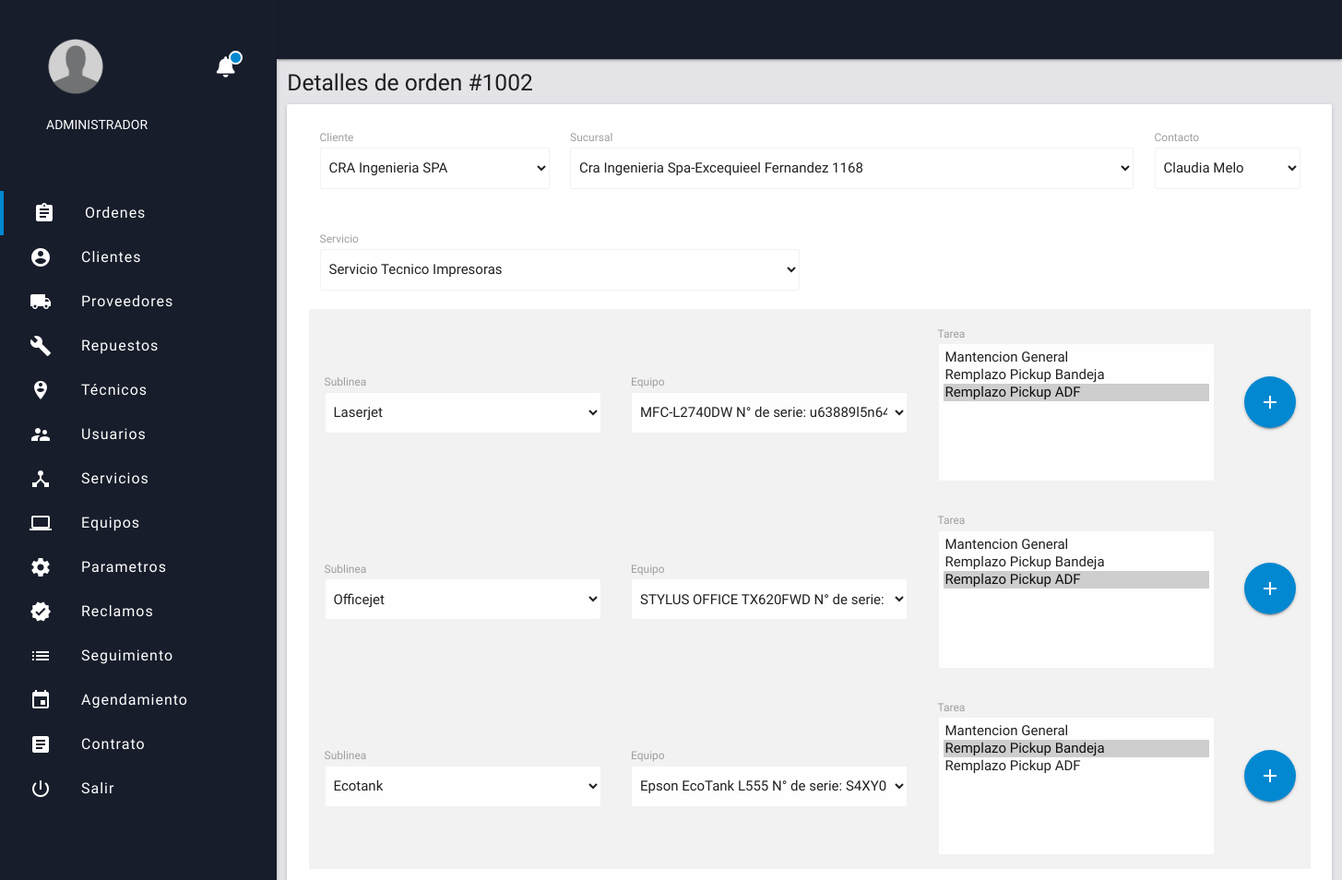
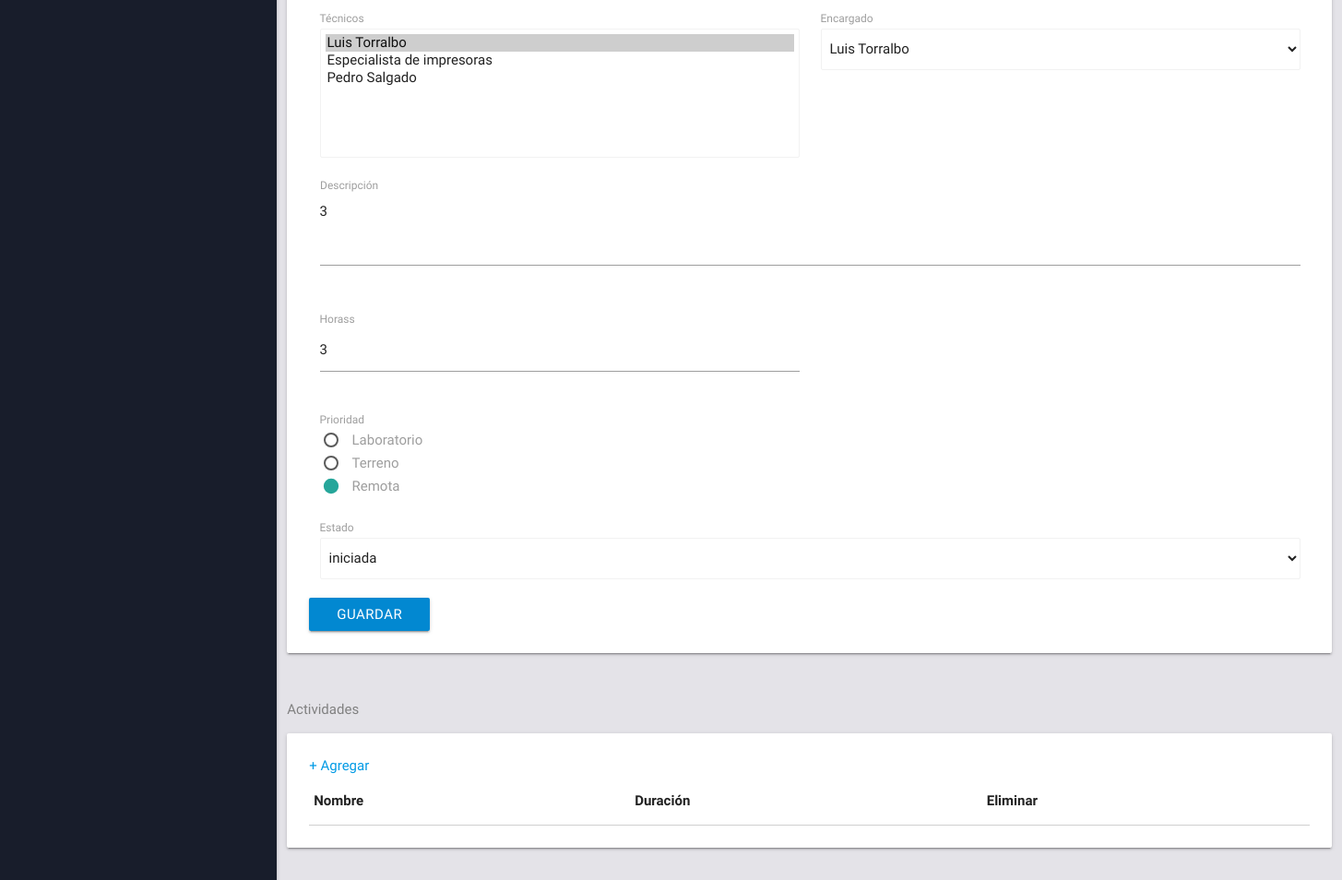
/ots/update_ot.php?id=199, run on the app's committed database (2 pictures, top to bottom).
### tables this page shows
CREATE TABLE `ots` (
  `id` int(11) NOT NULL,
  `id_client` int(11) NOT NULL,
  `id_branch` int(11) NOT NULL,
  `id_contact` int(11) NOT NULL,
  `hours` int(11) NOT NULL,
  `created_at` timestamp NOT NULL DEFAULT CURRENT_TIMESTAMP,
  `type` varchar(11) NOT NULL,
  `description` varchar(300) NOT NULL,
  `id_service` int(11) NOT NULL,
  `leader` varchar(50) NOT NULL,
  `priority` varchar(10) NOT NULL,
  `status` varchar(11) NOT NULL DEFAULT 'iniciada',
  `number` int(11) NOT NULL,
  `comment` varchar(500) NOT NULL
);

CREATE TABLE `clients` (
  `id` int(11) NOT NULL,
  `name` varchar(50) NOT NULL,
  `rut` varchar(20) NOT NULL,
  `web` varchar(30) NOT NULL,
  `phone` varchar(40) NOT NULL,
  `email` varchar(50) NOT NULL
);

CREATE TABLE `branches` (
  `id` int(11) NOT NULL,
  `id_clients` int(11) NOT NULL,
  `location` varchar(50) NOT NULL,
  `phone` varchar(50) NOT NULL,
  `branch_name` varchar(100) NOT NULL
);

CREATE TABLE `contacts` (
  `id` int(11) NOT NULL,
  `contact_name` varchar(50) NOT NULL,
  `phone` varchar(30) NOT NULL,
  `id_branches` int(11) NOT NULL,
  `department` varchar(50) NOT NULL,
  `charge` varchar(50) NOT NULL,
  `email` varchar(50) NOT NULL
);

CREATE TABLE `services` (
  `id` int(11) NOT NULL,
  `service_name` varchar(100) NOT NULL,
  `equipment` tinyint(1) NOT NULL,
  `id_sublinea` int(11) NOT NULL
);

CREATE TABLE `equipment` (
  `id` int(11) NOT NULL,
  `id_branches` int(11) NOT NULL,
  `id_model` int(11) NOT NULL,
  `series_number` varchar(18) NOT NULL,
  `id_linea` int(11) NOT NULL
);

CREATE TABLE `sub_linea` (
  `id` int(11) NOT NULL,
  `name` varchar(100) NOT NULL,
  `id_line` int(11) NOT NULL
);

CREATE TABLE `tasks_equipments` (
  `id` int(11) NOT NULL,
  `id_tasks` int(11) NOT NULL,
  `id_equipment` int(11) NOT NULL,
  `number_ot` int(11) NOT NULL,
  `task_set` int(11) NOT NULL,
  `comment` varchar(300) NOT NULL,
  `status` int(11) NOT NULL
);

CREATE TABLE `model` (
  `id` int(11) NOT NULL,
  `name` varchar(100) NOT NULL,
  `id_brand` int(11) NOT NULL,
  `id_linea` int(11) NOT NULL,
  `pal_number` varchar(50) NOT NULL,
  `id_sublinea` int(11) NOT NULL,
  `short_desc` varchar(300) NOT NULL,
  `long_desc` varchar(500) NOT NULL
);

CREATE TABLE `techs` (
  `id` int(11) NOT NULL,
  `name` varchar(50) NOT NULL,
  `rut` varchar(15) NOT NULL,
  `phone` varchar(15) NOT NULL,
  `email` varchar(50) NOT NULL,
  `hour_price` int(11) NOT NULL
);

### ots/update_ot.php (the view, shortened to what this page needs)
<?php include '../extend/header.php';
$id = htmlentities($_GET['id']);
$sel = $con->query("SELECT * FROM ots WHERE id = '$id' ");
while ($f = $sel->fetch_assoc()) {
  $id_client = $f['id_client'];
  $id_branch = $f['id_branch'];
  $id_contact = $f['id_contact'];
  $hours = $f['hours'];
  $id_service= $f['id_service'];
  $leader = $f['leader'];
  $number = $f['number'];
  $description = $f['description'];
  $hours = $f['hours'];
  $status= $f['status'];
}
$sel_subline = $con->query("SELECT id_sublinea FROM services WHERE id='$id_service'");
while ($fu = $sel_subline->fetch_assoc()) {
    $service_line = $fu['id_sublinea'];
}
$sel_id_line = $con->query("SELECT id_line FROM sub_linea WHERE id='$service_line'");
while ($g = $sel_id_line->fetch_assoc()) {
    $id_line = $g['id_line'];
}
?>
   <div class="row">
      <div class="col s12">
      <h5>Detalles de orden #<?php echo $number ?></h5>
      <div class="card horizontal">
         <div class="card-stacked">
           <div class="card-content">
             <form class="form" action="up_ot.php" method="post">
       <div class = "row">
               <div class = "col s3">
               <label for = "client">Cliente</label>
                     <select class="browser-default" name="client" id="client" required>
                     <?php
                           $sel2 = $con->query("SELECT * FROM clients");
                           while ($f = $sel2->fetch_assoc()) {  ?>
                        <option value='<?php echo $f['id'] ?>' <?php if($f['id']==$id_client) { echo 'selected'; } ?> > <?php echo $f['name'] ?></option>
                     <?php  } ?>
                     </select>
               </div>
               <div class = "col s7">
                  <label for="branch">Sucursal</label>
                  <select class="browser-default" name="branch" id="branch" required>
                    <?php
                          $sel2 = $con->query("SELECT * FROM branches");
                          while ($f = $sel2->fetch_assoc()) {  ?>
                       <option value='<?php echo $f['id'] ?>' <?php if($f['id']==$id_branch) { echo 'selected'; } ?> > <?php echo $f['branch_name'] ?>-<?php echo $f['location'] ?></option>
                    <?php  } ?>
                  </select>
               </div>
               <div class = " col s2">
                  <label for="contact">Contacto</label>
                  <select class="browser-default" name="contact" id="contact" required>
                    <?php
                          $sel2 = $con->query("SELECT * FROM contacts");
                          while ($f = $sel2->fetch_assoc()) {  ?>
                       <option value='<?php echo $f['id'] ?>' <?php if($f['id']==$id_contact) { echo 'selected'; } ?> > <?php echo $f['contact_name'] ?></option>
                    <?php  } ?>
                  </select>
               </div>
       </div> <br>
       <div class="row">
       <div class=" col s6">
       <label for="service">Servicio</label>
               <select class="browser-default" name="service" id="service" required>
      <?php
                     $sel2 = $con->query("SELECT * FROM services WHERE id='$id_service' ");
                     while ($f = $sel2->fetch_assoc()) {  ?>
                  <option value='<?php echo $f['id'] ?>' <?php if($f['id']==$id_service) { echo 'selected'; } ?> > <?php echo $f['service_name'] ?></option>
               <?php  } ?>
               </select>
      </div>
       </div>
       <div class="row"> <?php
       $sel_num_equipment =$con->query("SELECT DISTINCT id_equipment FROM tasks_equipments WHERE number_ot='$number'");
       while ($f = $sel_num_equipment->fetch_assoc()) {
          $id_equipment = $f['id_equipment'];
          $sel_dataset = $con->query("SELECT task_set FROM tasks_equipments  WHERE number_ot='$number' AND id_equipment='$id_equipment'");
          while ($m = $sel_dataset->fetch_assoc()) {
            $dataset = $m['task_set'];
          }
         $sel4 = $con->query("SELECT series_number, id FROM equipment WHERE id = '$id_equipment'");
         $sel_inner = $con->query("SELECT id_model FROM equipment WHERE id = '$id_equipment'");
         $sel_id_task= $con->query("SELECT id_tasks FROM tasks_equipments  WHERE id_equipment = '$id_equipment' AND  number_ot='$number' ");
         while ($k = $sel4->fetch_assoc()) {
            $series_number = $k['series_number'];
            if($dataset == 1){
               $dataset = '';
            }
            while ($u = $sel_inner->fetch_assoc()) {
              $id_modelo = $u['id_model'];
              $sel_sublinee= $con->query("SELECT id_sublinea FROM model WHERE id = '$id_modelo'");
               while ($o = $sel_sublinee->fetch_assoc()) {
                  $sublinea_id = $o['id_sublinea'];
               }
              $sel_name = $con->query("SELECT name FROM model WHERE id = '$id_modelo'");
              while ($p = $sel_name->fetch_assoc()) {
                 $model_name = $p['name'];
                 ?>
<?php
              }
             }
       ?>
         <table class="highlight striped" id="dynamic_field">
           <tr>
           <td>
               <div id="sublinea" class="col s12 " >
                     <label for="subline<?php echo $dataset ?>">Sublinea</label>
                     <select style='width:300px;' class="browser-default" name="subline<?php echo $dataset ?>" id="subline<?php echo $dataset ?>" >
                     <?php
                     $sel_sublines = $con->query("SELECT * FROM sub_linea  WHERE id_line='$id_line'");
          while ($m = $sel_sublines->fetch_assoc()) { ?>
            <option value='<?php echo $m['id'] ?>' <?php if($m['id']==$sublinea_id) { echo 'selected'; } ?> ><?php echo $m['name'] ?></option>
            <?php   } ?>
                     </select>
               </div>
              </td>
             <td>
               <div id="equipo" class="col s12 equipo " >
                     <label for="equipment">Equipo</label>
                     <select  style='width:300px;' class="browser-default" name="equipment<?php echo $dataset ?>" id="equipment<?php echo $dataset ?>" >
                     <option value='<?php echo $k['id'] ?>' > <?php echo $model_name ?> N° de serie: <?php echo $series_number ?></option>
                     </select>
               </div>
              </td>
              <td>
                <div class = "col s12 right">
                <label for="task">Tarea</label>
                  <select style="height:150px;width:300px;" class="browser-default" name="task<?php echo $dataset ?>[]" id="task<?php echo $dataset ?>" multiple>
                    <?php
                    $id_equip =$k['id'];
                                   $sel2 = $con->query("SELECT * FROM tasks WHERE id_service='$id_service'");
                                   while ($rr = $sel_id_task->fetch_assoc()){
                                   while ($p = $sel2->fetch_assoc()) {
                                    $id_p = $p['id'];
                                  ?>
                                <option  value='<?php echo $p['id'] ?>' <?php  $sel_s =  $con->query("SELECT * FROM tasks_equipments WHERE number_ot='$number' AND id_equipment='$id_equip' AND id_tasks='$id_p'"); $filas = mysqli_num_rows($sel_s);  if ($filas > 0) { echo selected; }  ?> > <?php echo $p['name'] ?></option>
                                <?php
                                  }$i=1;}  ?>
                  </select>
                </div>
              </td>
              <td>
                  <div class = "col s6 right">
                <a id="add" class="btn-floating btn-large waves-effect waves-light light-blue darken-2 right"><i class="material-icons">add</i></a>
                </div>
              </td>
           </tr>
         </table>
         <?php }} ?>
       </div>
       <div class="row">
       <div class=" col s6">
       <label for="participants[]">Técnicos</label>
               <select style="min-height: 140px;"  class="browser-default" name="participants[]" id="participants" required multiple>
               <?php
                     $sel = $con->query("SELECT DISTINCT tech.name, tech.id
                                                 FROM  services ser
                                                 INNER JOIN techs_services ts ON ts.id_service= '$id_service'
                                                 INNER JOIN techs tech ON tech.id= ts.id_tech");
                     $selparticip = $con->query("SELECT participant_name FROM participants
                     WHERE ot_number=$number");
                     while ($t = $sel->fetch_assoc()) {
                        if (in_array($t['name'],$selparticip->fetch_assoc())) {
                           echo '<option selected value="'.$t['name'].'">'.$t['name'].'</option>';
                        } else{
                           echo '<option value="'.$t['name'].'">'.$t['name'].'</option>';
                        }
                     }
                        ?>
               </select>
      </div>
      <div class=" col s6">
      <label>Encargado</label>
               <select class="browser-default" name="leader" id="leader">
      <?php
                       $sel2 = $con->query("SELECT DISTINCT tech.name, tech.id
                       FROM  services ser
                       INNER JOIN techs_services ts ON ts.id_service= '$id_service'
                       INNER JOIN techs tech ON tech.id= ts.id_tech");
                     while ($f = $sel2->fetch_assoc()) {  ?>
                  <option value='<?php echo $f['name'] ?>' <?php if($f['name']==$leader) { echo 'selected'; } ?> > <?php echo $f['name'] ?></option>
               <?php  } ?>
               </select>
      </div>
       </div>
       <div class="row">
          <div class="input-field col s12">
            <textarea id="description" name="description" class="materialize-textarea" data-length="800" ><?php echo $description ?></textarea>
            <label for="description">Descripción</label>
          </div>
        </div>
         <div class="row">
      <div class = "col s6">
      <label for="hours">Horass</label>
      <input  type="number" min="0" name="hours" value="<?php echo $hours ?>" >
      </div>
      </div>
      <div class = "col s6">
                  <label for="task">Prioridad</label>
      </div>
       <div class = "row">
               <div class = "col s12">
                   <p>
                     <label for = "interna">Laboratorio</label>
                  </p>
                  <p>
                     <label for = "externa">Terreno</label>
                  </p>
                  <p>
                     <label for = "remota">Remota</label>
                  </p>
               </div>
            </div>
<div class="row">
          <div class="col s12">
          <label for="status">Estado</label>
                  <select  class="browser-default" name="status"  >
                        <option value="iniciada" <?php if($status == 'iniciada') { echo 'selected'; } ?>>iniciada</option>
                  </select>
          </div>
        </div>
       <button type="=submit"  class="btn light-blue darken-2" name="button" id="btn-guardar">Guardar</button>
       </form>
           </div>
         </div>
      </div>
     </div>
     </div>
<div class="row">
<div class=" col s12">
<p style="color:grey;">Actividades</p>
       <div class="card horizontal">
         <div class="card-stacked">
           <div class="card-content">
             <form  action="up_client.php" method="post">
             <table class="excel striped responsive-table" border="1">
                    <thead>
                      <th>Nombre</th>
                      <th>Duración</th>
                      <th class="borrar">Eliminar</th>
                    </thead>
             <a href="add_activity.php?id=<?php echo $id?>&id_service=<?php echo $id_service?>"> + Agregar</a>
             </form>
           </div>
         </div>
      </div>
     </div>
</div>
<?php include '../extend/scripts.php'; ?>
   </body>
   </html>

### css/web-app.css (style rules this page uses)
html { background-color:#e4e3e8; font-family: 'Work Sans', sans-serif; }

### css/notifications.css (style rules this page uses)
body { margin: 0; padding: 0; }

### data on the page
ots: number "1002", client "CRA Ingenieria SPA", branch "Cra Ingenieria Spa-Excequieel Fernandez 1168", contact "Claudia Melo", service "Servicio Tecnico Impresoras", leader "Luis Torralbo", description "3", hours "3", status "iniciada"
equipment: subline "Laserjet", equipment "MFC-L2740DW N° de serie: u63889l5n641688"
equipment: subline3 "Officejet", equipment3 "STYLUS OFFICE TX620FWD N° de serie: MHEY001908"
equipment: subline2 "Ecotank", equipment2 "Epson EcoTank L555 N° de serie: S4XY053579"

### other printed values
form field value "Mantencion General / Remplazo Pickup Bandeja / Remplazo Pickup ADF ☑"
form field value "Mantencion General / Remplazo Pickup Bandeja ☑ / Remplazo Pickup ADF"
form field value "Luis Torralbo ☑ / Especialista de impresoras / Pedro Salgado"
